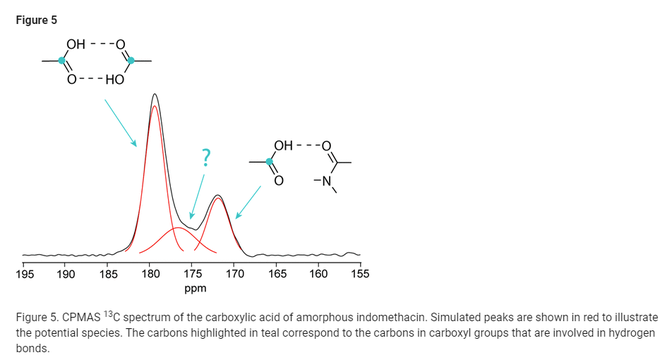
#> input picture sample/hbond/imc_amorphous/input/imc-bond-nmr.png, 672 x 360 px, shrunk from 952 x 510 before the run
$ python plot_nmr_comparison.py
#> lines starting #> are read from the running program, lines starting #| are printed output that depends on the picture
"""Plot NMR (Yuan et al. 2015, Mol. Pharm. 12, 4518 Figure 5 + Table 1) vs
MD per-COOH H-bond classification (4 species).

Layout (3 rows):
  Top:    Yuan Figure 5 image (CPMAS 13C NMR of amorphous IMC, carboxyl region)
  Middle: Yuan Table 1 deconvolution peak areas (dimer / chain / amide / free)
  Bottom: MD per-COOH percentages at the same tentative chemical-shift positions

All three panels share the same chemical-shift x-axis so the deconvolution
peaks line up vertically.

Reference:
  Yuan X. et al., "Hydrogen Bonding Interactions in Amorphous Indomethacin
  ... studied using 13C Solid-State NMR", Mol. Pharm. 2015, 12, 4518-4528.
  doi: 10.1021/acs.molpharmaceut.5b00705

Usage:
  cd sample/hbond/imc_amorphous && python plot_nmr_comparison.py
"""
from __future__ import annotations

import csv
from pathlib import Path

import matplotlib
matplotlib.use("Agg")
import matplotlib.pyplot as plt
from matplotlib.image import imread

HERE = Path(__file__).resolve().parent
SUMMARY_CSV = HERE / "output" / "imc_hbond_summary.csv"
NMR_IMG = HERE / "input" / "imc-bond-nmr.png"     # Yuan 2015 Figure 5 (bundled)
OUT_PNG = HERE / "output" / "imc_hbond_nmr_comparison.png"

# Yuan 2015 Table 1 — amorphous IMC deconvolution
YUAN_2015 = {
    "dual":   {"ppm": 179.3, "pct": 58.5, "label": "cyclic dimer"},
    "chain":  {"ppm": 176.3, "pct": 15.2, "label": "carboxylic acid chain"},
    "single": {"ppm": 172.4, "pct": 18.9, "label": "COOH-amide"},
    "free":   {"ppm": 170.4, "pct":  7.5, "label": "free COOH"},
}

color_map = {
    "dual":   "#e74c3c",   # red
    "chain":  "#c0398a",   # magenta (matches Mol_Name DEFAULT_COLORS "Magenta")
    "single": "#3498db",   # blue
    "free":   "#7f7f7f",   # gray
}

# ---- Read MD summary (last record) ---------------------------------------
with open(SUMMARY_CSV) as f:
#> (reads sample/hbond/imc_amorphous/output/imc_hbond_summary.csv from the repository)
    r = list(csv.DictReader(f))[-1]
n_total = int(r["n_carboxyls"])
md_counts = {
    "dual":   int(r["n_carb_dual"]),
    "chain":  int(r["n_carb_chain"]),
    "single": int(r["n_carb_single"]),
    "free":   int(r["n_carb_free"]),
}
md_ratios = {
    "dual":   float(r["ratio_carb_dual"]),
    "chain":  float(r["ratio_carb_chain"]),
    "single": float(r["ratio_carb_single"]),
    "free":   float(r["ratio_carb_free"]),
}

# ---- Plot -----------------------------------------------------------------
fig, (ax_img, ax_nmr, ax_md) = plt.subplots(
    3, 1, figsize=(10, 10),
    gridspec_kw={"height_ratios": [1.4, 1.0, 1.0]},
)

# Row 1: NMR Figure 5 image
ax_img.imshow(imread(NMR_IMG))
ax_img.axis("off")
ax_img.set_title(
    "Yuan et al. 2015, Figure 5 — CPMAS 13C NMR of amorphous IMC carboxyl region",
    fontsize=11, pad=8,
)

# Row 2: Yuan Table 1 deconvolution bars
ax_nmr.set_xlim(184, 168)
ax_nmr.set_ylim(0, 65)
for role, info in YUAN_2015.items():
    ppm, pct = info["ppm"], info["pct"]
    ax_nmr.bar(
        ppm, pct, width=0.9, color=color_map[role], alpha=0.85,
        edgecolor="black", linewidth=0.5,
        label="{lbl} @ {ppm} ppm: {pct:.1f}%".format(
            lbl=info["label"], ppm=ppm, pct=pct,
        ),
    )
    ax_nmr.text(
        ppm, pct + 1.2, "{:.1f}%".format(pct),
        ha="center", va="bottom", fontsize=10, fontweight="bold",
        color=color_map[role],
    )
ax_nmr.set_ylabel("% peak area (Yuan Table 1)", fontsize=10)
ax_nmr.set_title(
    "Experiment: Yuan 2015 Table 1 deconvolution (Gaussian + LSQ fit)",
    fontsize=11, pad=8,
)
ax_nmr.legend(loc="upper right", fontsize=8.5, framealpha=0.95)
ax_nmr.grid(True, alpha=0.25, axis="y")
ax_nmr.set_xticklabels([])

# Row 3: MD per-COOH bars at the same chemical-shift positions
ax_md.set_xlim(184, 168)
ax_md.set_ylim(0, 65)
for role, info in YUAN_2015.items():
    ppm = info["ppm"]
    pct = md_ratios[role] * 100.0
    ax_md.bar(
        ppm, pct, width=0.9, color=color_map[role], alpha=0.85,
        edgecolor="black", linewidth=0.5,
        label="{lbl}: {n}/{N} ({pct:.1f}%)".format(
            lbl=info["label"], n=md_counts[role], N=n_total, pct=pct,
        ),
    )
    ax_md.text(
        ppm, pct + 1.2, "{:.1f}%".format(pct),
        ha="center", va="bottom", fontsize=10, fontweight="bold",
        color=color_map[role],
    )
ax_md.set_xlabel("Chemical shift / ppm (Yuan 2015 Table 1 positions)", fontsize=10)
ax_md.set_ylabel("% of COOH (MD)", fontsize=10)
ax_md.set_title(
    "MD: per-COOH H-bond state at T=450 K (N={} COOH, Luzar-Chandler)".format(
        n_total,
    ),
    fontsize=11, pad=8,
)
ax_md.legend(loc="upper right", fontsize=8.5, framealpha=0.95)
ax_md.grid(True, alpha=0.25, axis="y")

# Tight layout
fig.tight_layout()
fig.subplots_adjust(hspace=0.32)
fig.savefig(OUT_PNG, dpi=120, bbox_inches="tight")
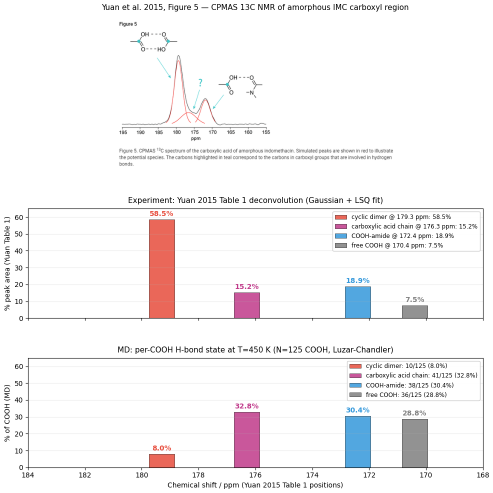
#> figure drawn by matplotlib, 3 panels
print("saved:", OUT_PNG)
print()
print("MD vs NMR (Yuan 2015):")
print("  {:8s}  {:>6s}  {:>6s}".format("species", "NMR%", "MD%"))
for role in ("dual", "chain", "single", "free"):
    print("  {:8s}  {:6.1f}  {:6.1f}".format(
        role, YUAN_2015[role]["pct"], md_ratios[role] * 100,
    ))
